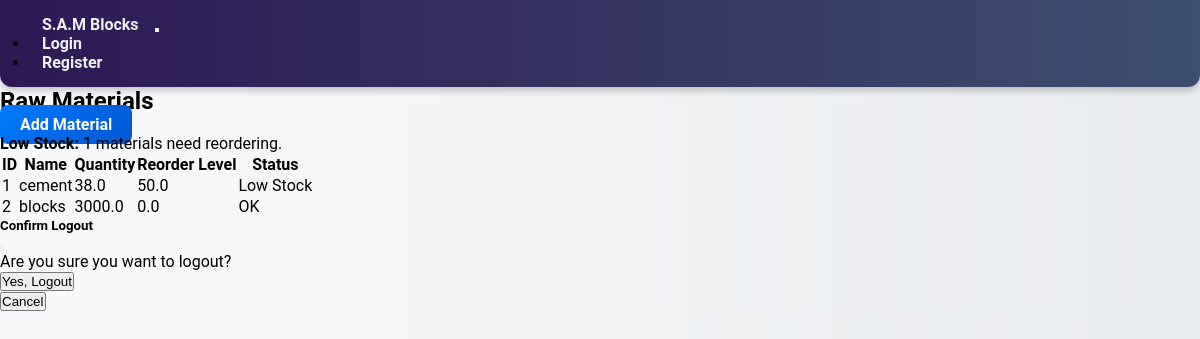
The page /materials on the database its author committed.
### tables this page shows
CREATE TABLE raw_materials (
    id INTEGER PRIMARY KEY AUTOINCREMENT,
    name TEXT NOT NULL,
    qty REAL NOT NULL,
    reorder_level REAL NOT NULL
);

### app.py (the view)
@app.route('/materials')
def list_materials():
    db = get_db()
    materials = db.execute('SELECT * FROM raw_materials').fetchall()
    low_stock_count = db.execute(
        'SELECT COUNT(*) FROM raw_materials WHERE qty < reorder_level'
    ).fetchone()[0]
    return render_template('materials/list.html', materials=materials, low_stock_count=low_stock_count)

### app.py (called while the page is built)
def get_db():
    db = getattr(g, '_database', None)
    if db is None:
        db = g._database = sqlite3.connect(app.config['DATABASE'])
        db.row_factory = sqlite3.Row
    return db

@app.before_request
def restrict_access():
    if 'user_id' in session and session.get('role') != 'Admin':
        restricted_routes = ['/materials/add', '/orders/<int:order_id>/delete']
        if request.path in restricted_routes:
            flash('You do not have permission to access this page.', 'danger')
            return redirect(url_for('index'))

### templates/materials/list.html
{% extends "index.html" %}
{% block content %}
  <h2>Raw Materials</h2>
  <a href="{{ url_for('add_material') }}" class="btn btn-primary mb-3">Add Material</a>
  <div class="alert alert-warning">
    <strong>Low Stock:</strong> {{ low_stock_count }} materials need reordering.
  </div>
  <table class="table table-striped">
    <thead>
      <tr>
        <th>ID</th>
        <th>Name</th>
        <th>Quantity</th>
        <th>Reorder Level</th>
        <th>Status</th>
      </tr>
    </thead>
    <tbody>
      {% for material in materials %}
        <tr class="{{ 'table-danger' if material.qty < material.reorder_level }}">
          <td>{{ material.id }}</td>
          <td>{{ material.name }}</td>
          <td>{{ material.qty }}</td>
          <td>{{ material.reorder_level }}</td>
          <td>
            {% if material.qty < material.reorder_level %}
              <span class="badge badge-danger">Low Stock</span>
            {% else %}
              <span class="badge badge-success">OK</span>
            {% endif %}
          </td>
        </tr>
      {% endfor %}
    </tbody>
  </table>
{% endblock %}

### static/style.css (style rules this page uses)
* { box-sizing: border-box; margin: 0; padding: 0; }
body { margin: 0; padding: 0; font-family: 'Segoe UI', sans-serif; background: url("static/256aabfebe249b11cb06c4040b00ac7f.jpg") no-repeat center center fixed; background-size: cover; }
a.btn { text-decoration: none !important; }
.btn-primary { background: linear-gradient(135deg, #007bff, #0056d2); border: none; border-radius: 8px; padding: 10px 20px; font-weight: bold; transition: transform 0.2s ease, background 0.3s ease; color: #fff; }

### templates/base.html (style rules this page uses)
body { background: linear-gradient(to right, #f8f9fa, #e9ecef); font-family: 'Roboto', sans-serif; }
.btn { transition: background-color 0.2s ease-in-out, transform 0.2s ease-in-out; }

### rows shown on the page
raw_materials: id "1", name "cement", qty "38.0", reorder_level "50.0", shows "Low Stock"
raw_materials: id "2", name "blocks", qty "3000.0", reorder_level "0.0", shows "OK"

### other values the page prints
{{ low_stock_count }} "1"
